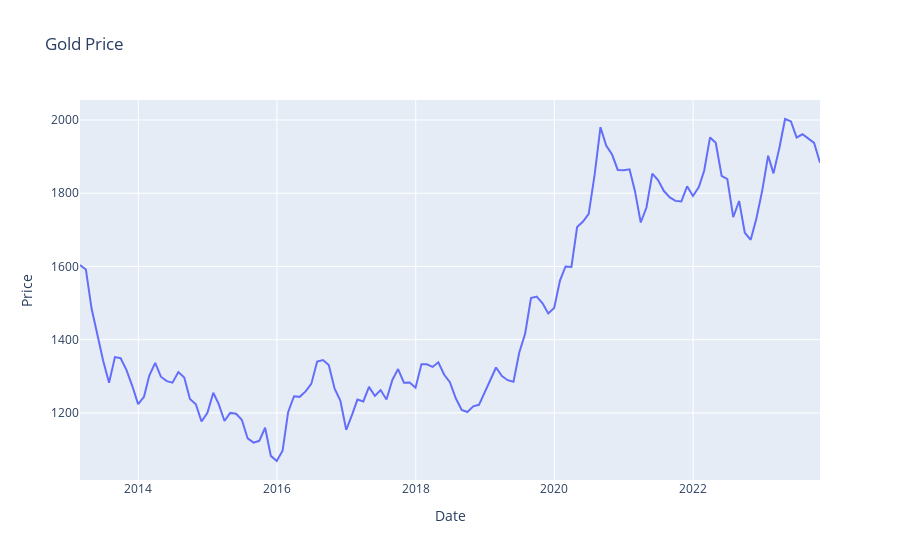

Write notebook code for a chart like this one.
### Code cell
# Metals date reindex and imputation
plot_df = gold.set_index("Date").resample("M").Price.mean().reset_index()
px.line(plot_df, x='Date', y='Price', title='Gold Price')

### Figure 1 — Plotly figure (JSON) as saved in the notebook; plotly's stock layout.template omitted (floating-point values rounded to 4 significant figures; data arrays with more than 128 entries replaced by an {"elided": "..."} marker saying what was removed)
{"data": [{"hovertemplate": "Date=%{x}<br>Price=%{y}<extra></extra>", "legendgroup": "", "line": {"color": "#636efa", "dash": "solid"}, "marker": {"symbol": "circle"}, "mode": "lines", "name": "", "orientation": "v", "showlegend": false, "type": "scatter", "x": {"elided": "129 str values"}, "xaxis": "x", "y": {"elided": "129 float values"}, "yaxis": "y"}], "layout": {"legend": {"tracegroupgap": 0}, "title": {"text": "Gold Price"}, "xaxis": {"anchor": "y", "domain": [0, 1], "title": {"text": "Date"}}, "yaxis": {"anchor": "x", "domain": [0, 1], "title": {"text": "Price"}}}}
